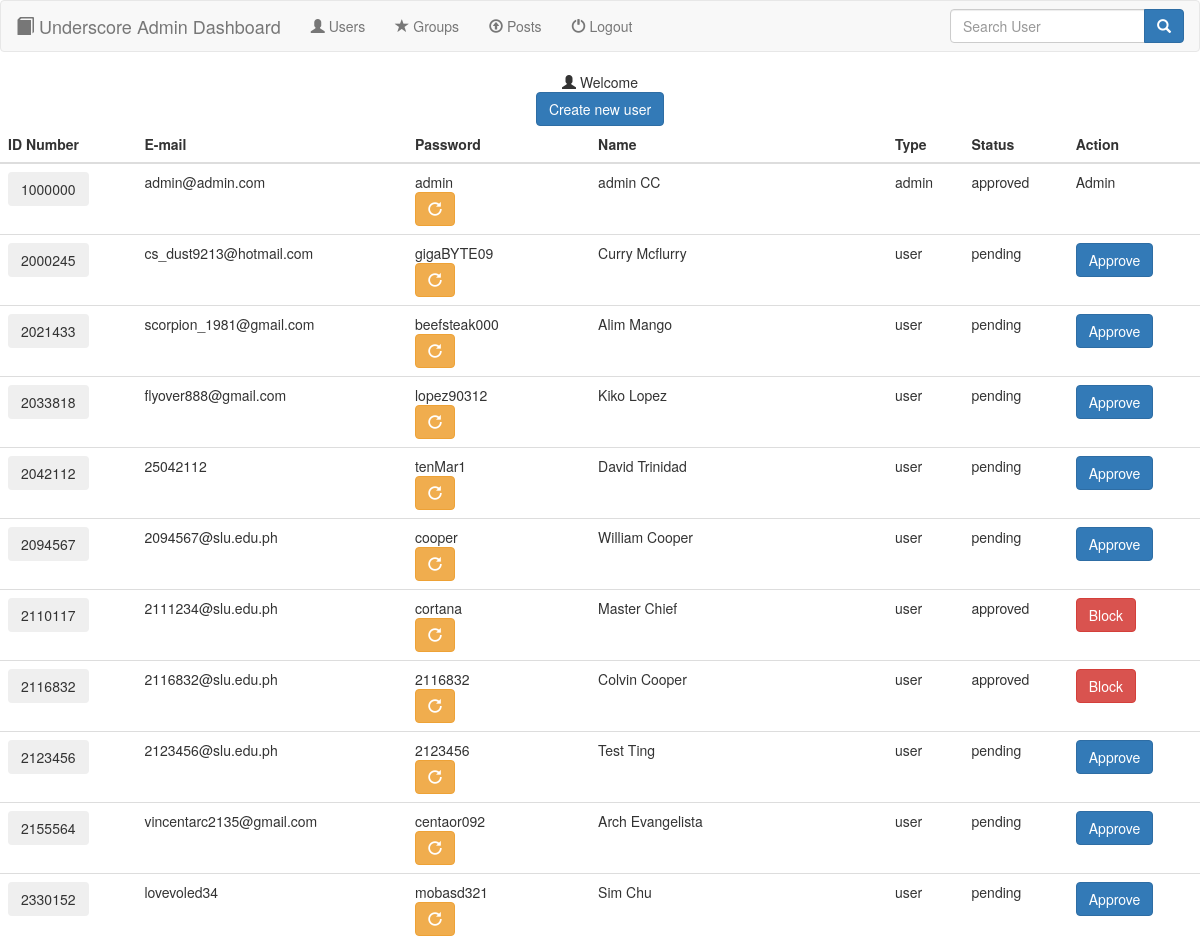
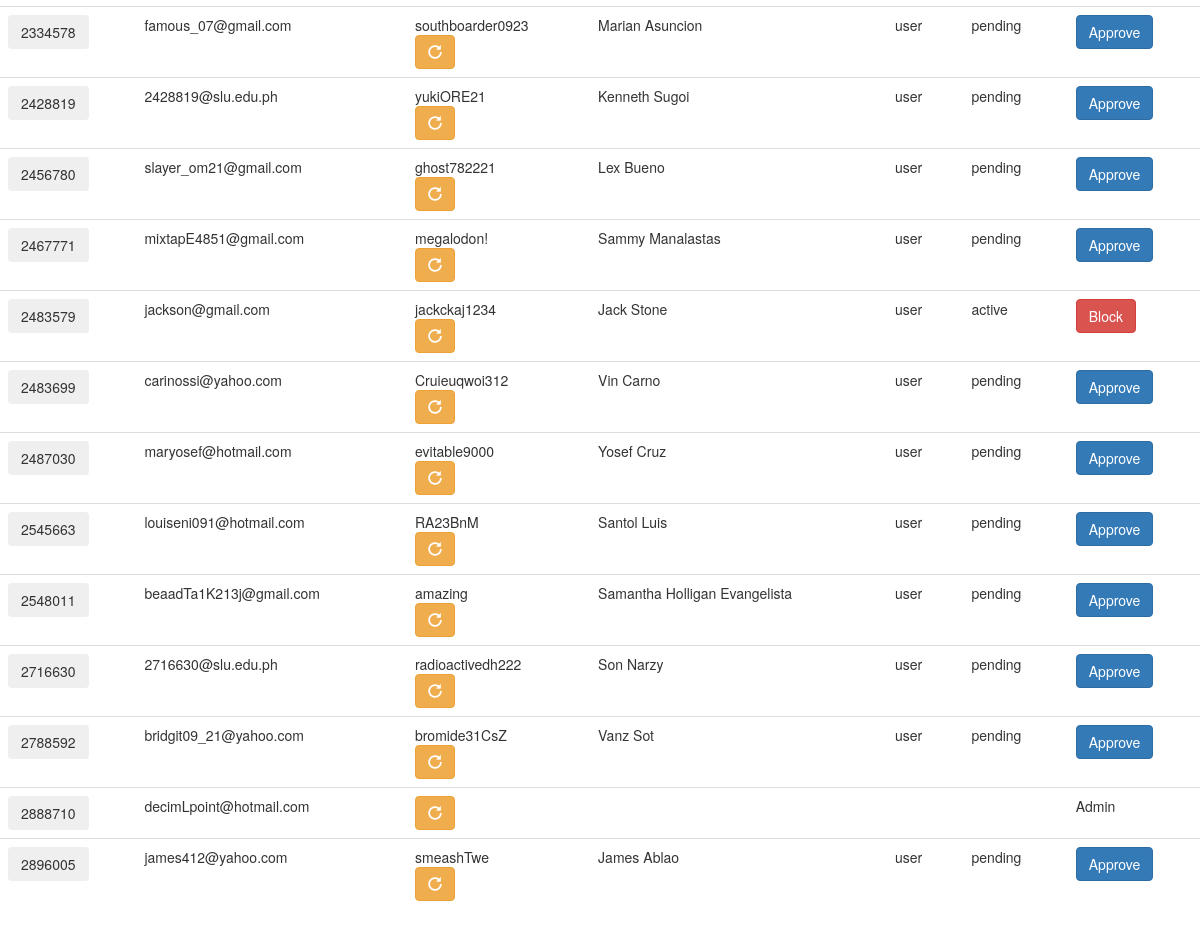
The page /11-7-17/php/underscore/users.php on the database as committed earlier (2 pictures, top to bottom).
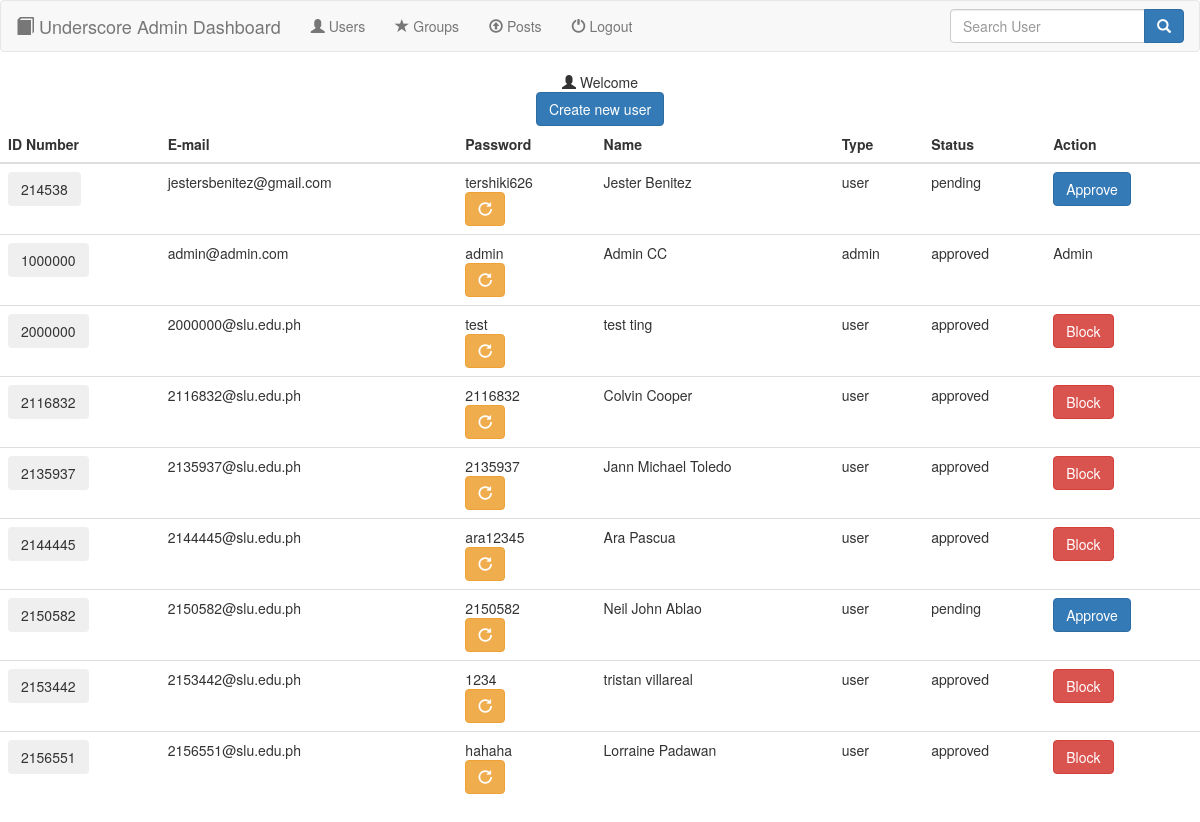
The same page on the database as committed later.
### tables this page shows
CREATE TABLE `users` (
  `idno` int(7) NOT NULL,
  `password` varchar(25) NOT NULL,
  `status` varchar(12) NOT NULL,
  `email` varchar(50) NOT NULL,
  `birthDate` date DEFAULT NULL,
  `contactNo` varchar(12) DEFAULT NULL,
  `registerDate` date DEFAULT NULL,
  `userType` varchar(12) NOT NULL,
  `firstname` varchar(25) NOT NULL,
  `lastname` varchar(25) NOT NULL
);

### 11-7-17/php/underscore/users.php (the view, shortened to what this page needs)
<?php
  include("database.php");
 ?>
<!DOCTYPE html>
<html>
  <head>
    <link rel="stylesheet" href="bootstrap-3.3.7-dist\css\bootstrap.min.css">
  </head>
  <body>
    <?php include('navbar.php');
      $adminname = $_SESSION['firstname'] . " " . $_SESSION['lastname'];
     ?>
    <div class="container-fluid" align="center">
      <span class="glyphicon glyphicon-user"></span> Welcome <?php echo $adminname; ?><br>
      <a href="registerForm.php" class="btn btn-primary">Create new user</a>
    </div>
    <table class="table table-hover">
      <thead>
        <th>ID Number</th>
        <th>E-mail</th>
        <th>Password</th>
        <th>Name</th>
        <th>Type</th>
        <th>Status</th>
        <th>Action</th>
      </thead>
      <?php
        $sql = "SELECT * FROM users ORDER BY idno";
        $result = mysqli_query($conn, $sql);
        $rows = mysqli_fetch_array($result, MYSQLI_ASSOC);
        do {?>
          <tr>
            <form action="userPosts.php" method="POST">
                <td><button type="submit" name="submit" class="btn btn-secondary"><?php echo $rows['idno']; ?></button></td>
            </form>
            <td><?php echo $rows['email']; ?></td>
            <td>
              <?php echo $rows['password']; ?>
              <form class="" action="changePassword.php" method="post" enctype="multipart/form-data">
                  <button class="btn btn-warning">
                    <span class="glyphicon glyphicon-repeat"></span>
                  </button>
              </form>
            </td>
            <td><?php echo $rows['firstname'] . " " . $rows['lastname']; ?></td>
            <td><?php echo $rows['userType']; ?></td>
            <td><?php echo $rows['status']; ?></td>
            <form action="changeStatus.php" method="POST">
              <?php
              if(strcasecmp($rows['userType'], 'user')==0){
                if (strcasecmp($rows['status'], 'pending')==0) {
                  echo '<td>';
                  echo '<button type="submit" class="btn btn-primary" name="userAction">Approve</button>';
                  echo '</td>';
                } else {
                  echo '<td>';
                  echo '<button type="submit" class="btn btn-danger" name="userAction">Block</button>';
                  echo '</td>';
                }
              } else {
                echo '<td>Admin</td>';
              }
               ?>
            </form>
          </tr>
        <?php } while ($rows = mysqli_fetch_assoc($result));
       ?>
    </table>
  </body>
</html>

Rows that differ between the two databases and show on the page:
removed users: idno "2000245", email "cs_dust9213@hotmail.com", password "gigaBYTE09", firstname "Curry", lastname "Mcflurry", userType "user", status "pending", shows "Approve"
removed users: idno "2021433", email "scorpion_1981@gmail.com", password "beefsteak000", firstname "Alim", lastname "Mango", userType "user", status "pending", shows "Approve"
removed users: idno "2033818", email "flyover888@gmail.com", password "lopez90312", firstname "Kiko", lastname "Lopez", userType "user", status "pending", shows "Approve"
removed users: idno "2042112", email "25042112", password "tenMar1", firstname "David", lastname "Trinidad", userType "user", status "pending", shows "Approve"
removed users: idno "2094567", email "2094567@slu.edu.ph", password "cooper", firstname "William", lastname "Cooper", userType "user", status "pending", shows "Approve"
removed users: idno "2110117", email "2111234@slu.edu.ph", password "cortana", firstname "Master", lastname "Chief", userType "user", status "approved", shows "Block"
removed users: idno "2123456", email "2123456@slu.edu.ph", password "2123456", firstname "Test", lastname "Ting", userType "user", status "pending", shows "Approve"
removed users: idno "2155564", email "vincentarc2135@gmail.com", password "centaor092", firstname "Arch", lastname "Evangelista", userType "user", status "pending", shows "Approve"
removed users: idno "2330152", email "lovevoled34", password "mobasd321", firstname "Sim", lastname "Chu", userType "user", status "pending", shows "Approve"
removed users: idno "2334578", email "famous_07@gmail.com", password "southboarder0923", firstname "Marian", lastname "Asuncion", userType "user", status "pending", shows "Approve"
removed users: idno "2428819", email "2428819@slu.edu.ph", password "yukiORE21", firstname "Kenneth", lastname "Sugoi", userType "user", status "pending", shows "Approve"
removed users: idno "2456780", email "slayer_om21@gmail.com", password "ghost782221", firstname "Lex", lastname "Bueno", userType "user", status "pending", shows "Approve"
removed users: idno "2467771", email "mixtapE4851@gmail.com", password "megalodon!", firstname "Sammy", lastname "Manalastas", userType "user", status "pending", shows "Approve"
removed users: idno "2483579", email "jackson@gmail.com", password "jackckaj1234", firstname "Jack", lastname "Stone", userType "user", status "active", shows "Block"
removed users: idno "2483699", email "carinossi@yahoo.com", password "Cruieuqwoi312", firstname "Vin", lastname "Carno", userType "user", status "pending", shows "Approve"
removed users: idno "2487030", email "maryosef@hotmail.com", password "evitable9000", firstname "Yosef", lastname "Cruz", userType "user", status "pending", shows "Approve"
removed users: idno "2545663", email "louiseni091@hotmail.com", password "RA23BnM", firstname "Santol", lastname "Luis", userType "user", status "pending", shows "Approve"
removed users: idno "2548011", email "beaadTa1K213j@gmail.com", password "amazing", firstname "Samantha Holligan", lastname "Evangelista", userType "user", status "pending", shows "Approve"
removed users: idno "2716630", email "2716630@slu.edu.ph", password "radioactivedh222", firstname "Son", lastname "Narzy", userType "user", status "pending", shows "Approve"
removed users: idno "2788592", email "bridgit09_21@yahoo.com", password "bromide31CsZ", firstname "Vanz", lastname "Sot", userType "user", status "pending", shows "Approve"
removed users: idno "2888710", email "decimLpoint@hotmail.com", userType "Admin"
removed users: idno "2896005", email "james412@yahoo.com", password "smeashTwe", firstname "James", lastname "Ablao", userType "user", status "pending", shows "Approve"
added users: idno "214538", email "jestersbenitez@gmail.com", password "tershiki626", firstname "Jester", lastname "Benitez", userType "user", status "pending", shows "Approve"
changed users "admin@admin.com": firstname "admin" → "Admin"
added users: idno "2000000", email "2000000@slu.edu.ph", password "test", firstname "test", lastname "ting", userType "user", status "approved", shows "Block"
added users: idno "2135937", email "2135937@slu.edu.ph", password "2135937", firstname "Jann Michael", lastname "Toledo", userType "user", status "approved", shows "Block"
added users: idno "2144445", email "2144445@slu.edu.ph", password "ara12345", firstname "Ara", lastname "Pascua", userType "user", status "approved", shows "Block"
added users: idno "2150582", email "2150582@slu.edu.ph", password "2150582", firstname "Neil John", lastname "Ablao", userType "user", status "pending", shows "Approve"
added users: idno "2153442", email "2153442@slu.edu.ph", password "1234", firstname "tristan", lastname "villareal", userType "user", status "approved", shows "Block"
added users: idno "2156551", email "2156551@slu.edu.ph", password "hahaha", firstname "Lorraine", lastname "Padawan", userType "user", status "approved", shows "Block"
